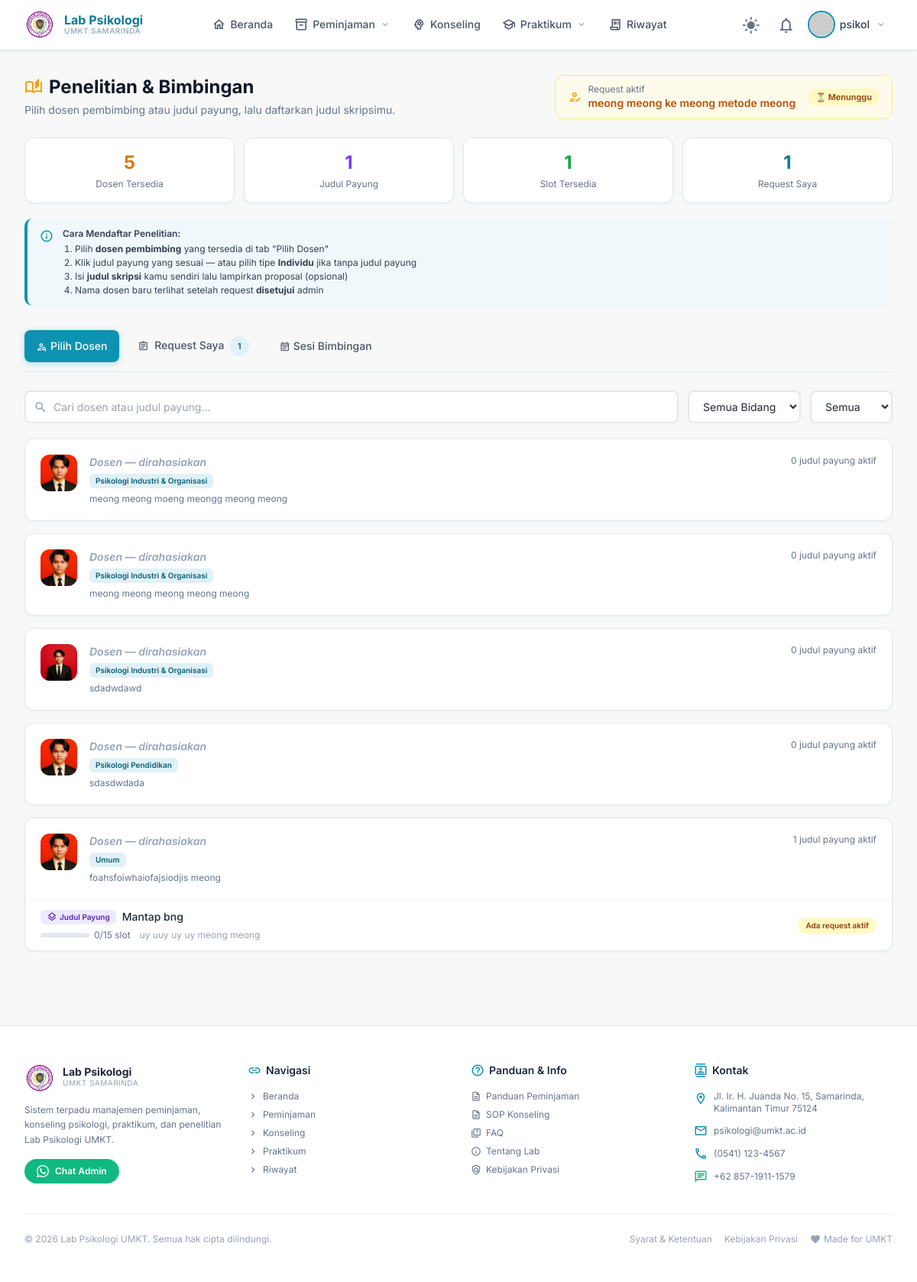
The app's page /penelitian/ (signed in), older data.
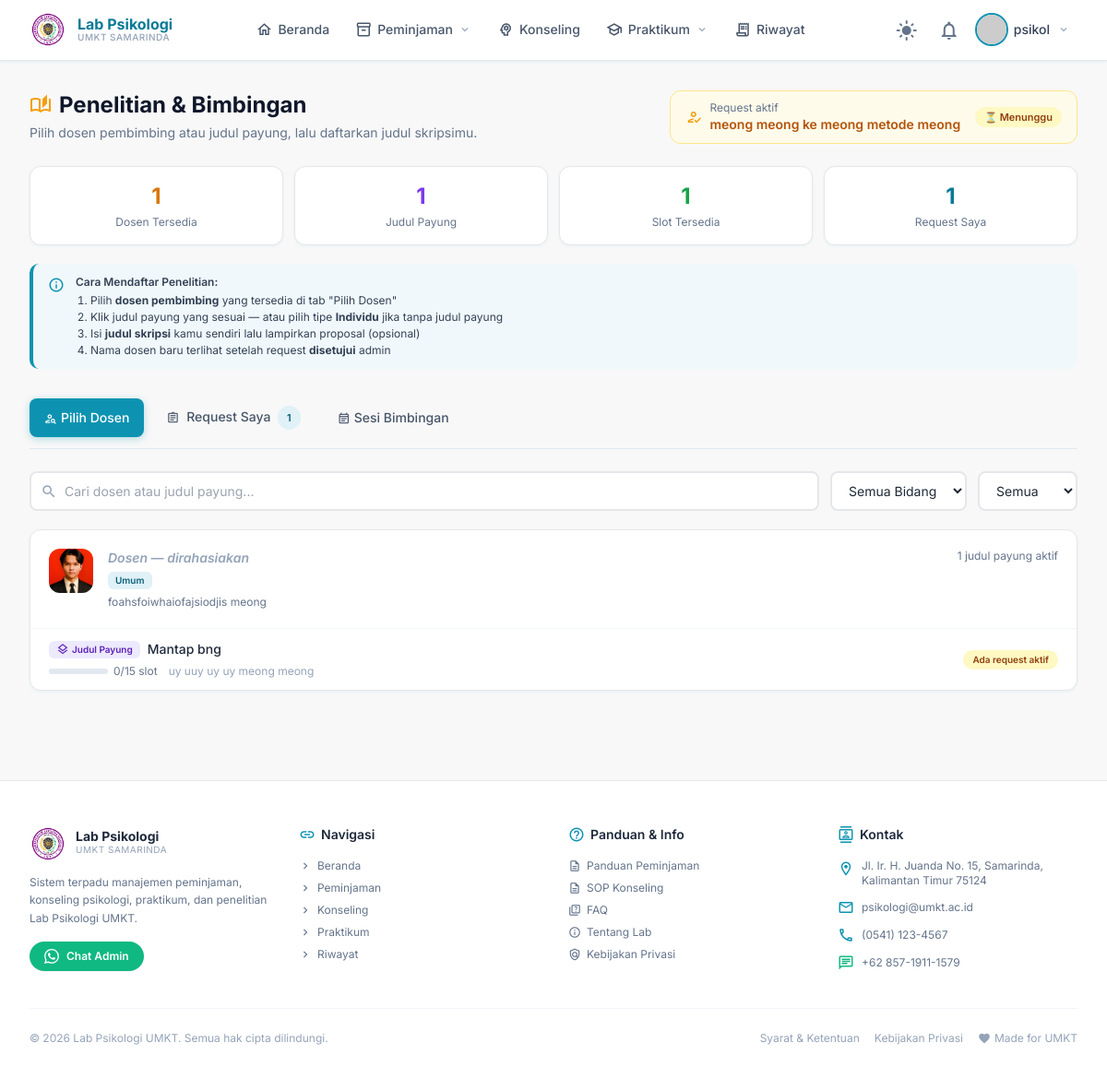
The same page, newer data.
### research/models.py (models this page shows, shortened)
class Lecturer(TimeStampedModel):
    FOCUS_CHOICES = (
        ('klinis',       'Psikologi Klinis'),
        ('perkembangan', 'Psikologi Perkembangan'),
        ('sosial',       'Psikologi Sosial'),
        ('industri',     'Psikologi Industri & Organisasi'),
        ('agama',   'Psikologi Islam'),
        ('pendidikan',   'Psikologi Pendidikan'),
        ('umum',         'Umum'),
    )
    name         = models.CharField(max_length=200, verbose_name='Nama Dosen')
    nip          = models.CharField(max_length=50, blank=True, null=True, verbose_name='NIP')
    focus        = models.CharField(max_length=20, choices=FOCUS_CHOICES, verbose_name='Bidang Fokus')
    email        = models.EmailField(blank=True, null=True)
    phone        = models.CharField(max_length=20, blank=True, null=True)
    photo        = models.ImageField(upload_to='lecturers/', blank=True, null=True)
    bio          = models.TextField(blank=True, null=True, verbose_name='Deskripsi Singkat')
    is_active    = models.BooleanField(default=True)
    class Meta:
        ordering = ['focus', 'name']
        verbose_name = 'Dosen'
        verbose_name_plural = 'Dosen'
    @property
    def active_titles_count(self):
        return self.research_titles.filter(is_active=True).count()

class ResearchTitle(TimeStampedModel):
    lecturer     = models.ForeignKey(
        Lecturer,
        on_delete=models.PROTECT,
        related_name='research_titles',
        verbose_name='Dosen Pembimbing'
    )
    title        = models.CharField(max_length=300, verbose_name='Judul Payung')
    description  = models.TextField(blank=True, null=True, verbose_name='Deskripsi')
    focus        = models.CharField(
        max_length=20,
        choices=Lecturer.FOCUS_CHOICES,
        verbose_name='Bidang'
    )
    quota        = models.PositiveIntegerField(
        default=5,
        verbose_name='Kuota Mahasiswa'
    )
    is_active    = models.BooleanField(default=True)
    class Meta:
        ordering = ['lecturer', 'title']
        verbose_name = 'Judul Payung'
        verbose_name_plural = 'Judul Payung'
    @property
    def slots_used(self):
        return self.requests.filter(status__in=['pending', 'approved']).count()
    @property
    def slots_remaining(self):
        return self.quota - self.slots_used
    @property
    def is_full(self):
        return self.slots_remaining <= 0
    @property
    def is_almost_full(self):
        return self.slots_used >= (self.quota * 0.8)
    @property
    def fill_percentage(self):
        if self.quota == 0:
            return 0
        return min(int((self.slots_used / self.quota) * 100), 100)

### research/views.py (the view)
# urls.py: path('penelitian/', ResearchListView.as_view(), name='penelitian'),
class ResearchListView(LoginRequiredMixin, TemplateView):
    template_name = 'penelitianMain.html'
    login_url = '/login/'
    def get_context_data(self, **kwargs):
        ctx  = super().get_context_data(**kwargs)
        user = self.request.user
        lecturers = Lecturer.objects.filter(is_active=True).prefetch_related(
            'research_titles'
        ).order_by('focus', 'name')
        titles = ResearchTitle.objects.filter(is_active=True)
        ctx['lecturers']             = lecturers
        ctx['total_titles']          = titles.count()
        ctx['available_count']       = sum(1 for t in titles if not t.is_full)
        ctx['full_count']            = sum(1 for t in titles if t.is_full)
        ctx['focus_areas']           = Lecturer.objects.filter(is_active=True).values_list('focus', flat=True).distinct()
        ctx['my_requests']           = ResearchRequest.objects.filter(
                                           student=user
                                       ).select_related('research_title', 'lecturer').order_by('-created_at')
        ctx['my_active_request']     = ResearchRequest.objects.filter(
                                           student=user, status__in=['pending', 'approved']
                                       ).first()
        ctx['guidance_sessions']     = GuidanceSession.objects.filter(
                                           request__student=user
                                       ).select_related('request').order_by('-date')
        ctx['user_requested_ids']    = list(
                                           ResearchRequest.objects.filter(student=user)
                                           .values_list('research_title_id', flat=True)
                                       )
        ctx['visible_lecturer_ids']  = list(
                                           ResearchRequest.objects.filter(student=user, status='approved')
                                           .values_list('lecturer_id', flat=True)
                                       )
        return ctx

### accounts/models.py (called while the page is built)
    def get_full_name(self):
        return f"{self.first_name} {self.last_name}".strip() or self.username

    @property
    def is_umkt(self):
        return self.user_type == 'umkt'

### core/context_processors.py (called while the page is built)
def media_url(request):
    return {
        'MEDIA_URL': settings.MEDIA_URL,
    }

### templates/penelitianMain.html (shortened to what the changed rows need)
{% extends 'base.html' %}
{% load static %}
{% block content %}
<div class="max-w-7xl mx-auto px-4 sm:px-6 lg:px-8 py-8">
  <div class="mb-8">
    <div class="flex items-start justify-between flex-wrap gap-4">
      <div>
        <h1 class="text-2xl font-bold text-slate-900 dark:text-slate-100 flex items-center gap-2">
          <span class="material-icons-outlined text-amber-500">auto_stories</span>
          Penelitian & Bimbingan
        </h1>
      </div>
    </div>
    <div class="grid grid-cols-2 sm:grid-cols-4 gap-3 mt-6">
      <div class="card p-4 text-center">
        <p class="text-2xl font-bold text-amber-600 dark:text-amber-400">{{ lecturers.count }}</p>
        <p class="text-xs text-slate-500 dark:text-slate-400 mt-1">Dosen Tersedia</p>
      </div>
    </div>
  </div>
  <div id="tab-pilih-dosen" class="tab-content active">
    {% if lecturers %}
    <div class="space-y-4" id="dosen-list">
      {% for lecturer in lecturers %}
      <div class="dosen-item card overflow-hidden"
           data-name="{{ lecturer.name|lower }}"
           data-focus="{{ lecturer.focus }}">
        <div class="p-5 flex items-start gap-4">
          <div class="w-12 h-12 rounded-xl bg-amber-100 dark:bg-amber-900/30 flex items-center justify-center flex-shrink-0">
            {% if lecturer.photo %}
            <img src="{{ lecturer.photo.url }}"
                 class="w-12 h-12 rounded-xl object-cover"
                 alt="{{ lecturer.name }}">
            {% else %}
            <span class="material-icons-outlined text-amber-600 dark:text-amber-400">person</span>
            {% endif %}
          </div>
          <div class="flex-1 min-w-0">
            <div class="flex items-start justify-between gap-2 flex-wrap">
              <div>
                {% if lecturer.id in visible_lecturer_ids %}
                  <h3 class="font-semibold text-slate-900 dark:text-slate-100 text-sm">
                    {{ lecturer.name }}
                  </h3>
                {% else %}
                  <h3 class="font-semibold text-slate-400 dark:text-slate-500 text-sm italic">
                    Dosen — dirahasiakan
                  </h3>
                {% endif %}
                <span class="focus-tag mt-1 inline-block">{{ lecturer.get_focus_display }}</span>
              </div>
              <div class="text-right flex-shrink-0">
                <p class="text-xs text-slate-500 dark:text-slate-400">
                  {{ lecturer.active_titles_count }} judul payung aktif
                </p>
              </div>
            </div>
            {% if lecturer.bio %}
            <p class="text-xs text-slate-500 dark:text-slate-400 mt-1.5 line-clamp-2">{{ lecturer.bio }}</p>
            {% endif %}
          </div>
        </div>
        {% with titles=lecturer.research_titles.all %}
        {% if titles %}
        <div class="border-t border-slate-100 dark:border-slate-700 divide-y divide-slate-50 dark:divide-slate-700/50">
          {% for title in titles %}
          {% if title.is_active %}
          {% with req_count=title.slots_used %}
          <div class="px-5 py-3 flex items-center justify-between gap-3 hover:bg-slate-50 dark:hover:bg-slate-700/30 transition-colors judul-item"
               data-title="{{ title.title|lower }}"
               data-focus="{{ title.focus }}"
               data-avail="{% if title.is_full %}full{% else %}available{% endif %}">
            <div class="flex-1 min-w-0">
              <div class="flex items-center gap-2 flex-wrap">
                <span class="type-tag-payung">
                  <span class="material-icons-outlined mat-xs">layers</span>
                  Judul Payung
                </span>
                <p class="text-sm text-slate-800 dark:text-slate-200 font-medium truncate">
                  {{ title.title }}
                </p>
              </div>
              <div class="flex items-center gap-3 mt-1.5">
                <div class="flex items-center gap-1.5 text-xs text-slate-500 dark:text-slate-400">
                  <div class="w-16 h-1.5 bg-slate-200 dark:bg-slate-600 rounded-full overflow-hidden">
                  </div>
                  <span>{{ req_count }}/{{ title.quota }} slot</span>
                </div>
                {% if title.description %}
                <p class="text-xs text-slate-400 dark:text-slate-500 truncate max-w-[200px]">
                  {{ title.description|truncatechars:60 }}
                </p>
                {% endif %}
              </div>
            </div>
            {% if user.is_authenticated %}
              {% if title.id in user_requested_ids %}
              <span class="status-badge badge-approved flex-shrink-0">✅ Sudah Diajukan</span>
              {% elif title.is_full %}
              <span class="status-badge badge-full flex-shrink-0">🔴 Penuh</span>
              {% elif my_active_request %}
              <span class="status-badge badge-pending flex-shrink-0 text-[10px]">Ada request aktif</span>
              {% else %}
              <button onclick="openRequestModal({{ title.id }}, '{{ title.title|escapejs }}', {{ lecturer.id }}, '{{ lecturer.name|escapejs }}')"
                      class="btn btn-sm btn-warning flex-shrink-0">
                <span class="material-icons-outlined mat-xs">send</span>
                Daftar
              </button>
              {% endif %}
            {% else %}
            <a href="/login/?next=/penelitian/"
               class="btn btn-sm btn-outline flex-shrink-0 no-underline">
              <span class="material-icons-outlined mat-xs">login</span>Login
            </a>
            {% endif %}
          </div>
          {% endwith %}
          {% endif %}
          {% endfor %}
        </div>
        {% endif %}
        {% endwith %}
      </div>
      {% endfor %}
    </div>
    {% else %}
    <div class="card p-16 text-center">
      <span class="material-icons-outlined mat-xl text-slate-300 dark:text-slate-600 mb-3">person_off</span>
      <p class="font-medium text-slate-500 dark:text-slate-400">Belum ada dosen pembimbing tersedia</p>
    </div>
    {% endif %}
  </div>
</div>
{% endblock %}

Row changes from the older to the newer data that the page shows:
removed Lecturer: photo (picture), shows "Dosen — dirahasiakan", focus "Psikologi Industri & Organisasi", active_titles_count "0", bio "meong meong moeng meongg meong meong"
removed Lecturer: photo (picture), shows "Dosen — dirahasiakan", focus "Psikologi Industri & Organisasi", active_titles_count "0", bio "meong meong meong meong meong"
removed Lecturer: photo (picture), shows "Dosen — dirahasiakan", focus "Psikologi Industri & Organisasi", active_titles_count "0", bio "sdadwdawd"
removed Lecturer: photo (picture), shows "Dosen — dirahasiakan", focus "Psikologi Pendidikan", active_titles_count "0", bio "sdasdwdada"
Text that changed along with them:
{{ lecturers.count }}: "5" → "1"
